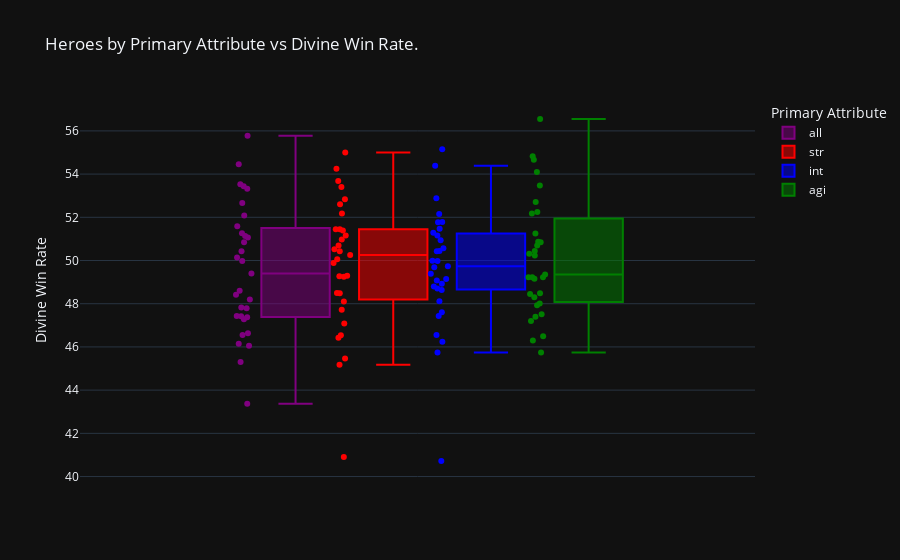

Notebook code cell kept with this figure:
### Code cell
def att_vs_winrate(df, target_col, target_col2):

    color_map = {'str': 'red', 'int': 'blue', 'agi': 'green', 'all': 'purple'}
    df['Color'] = df[target_col2].map(color_map)

    fig = px.box(df, y=target_col, points='all', title=f'Heroes by {target_col2} vs {target_col}.',
                 hover_data=['Name', target_col],
                 color='Primary Attribute', color_discrete_map=color_map)
    
    fig.update_layout(template='plotly_dark', yaxis_title=target_col)

    fig.update_traces(hovertemplate='Name: %{customdata[0]} <br>Divine Win Rate: %{y}')

    fig.show()

att_vs_winrate (df, 'Divine Win Rate', 'Primary Attribute')

### Figure 1 — Plotly figure (JSON) as saved in the notebook; plotly's stock layout.template omitted (floating-point values rounded to 4 significant figures)
{"data": [{"alignmentgroup": "True", "boxpoints": "all", "customdata": [["Abaddon"], ["Bane"], ["Batrider"], ["Beastmaster"], ["Brewmaster"], ["Broodmother"], ["Chen"], ["Clockwerk"], ["Dark Seer"], ["Dark Willow"], ["Dazzle"], ["Enigma"], ["Io"], ["Lone Druid"], ["Lycan"], ["Magnus"], ["Marci"], ["Mirana"], ["Nyx Assassin"], ["Pangolier"], ["Phoenix"], ["Sand King"], ["Snapfire"], ["Techies"], ["Timbersaw"], ["Vengeful Spirit"], ["Venomancer"], ["Visage"], ["Void Spirit"], ["Windranger"], ["Winter Wyvern"]], "hovertemplate": "Name: %{customdata[0]} <br>Divine Win Rate: %{y}", "legendgroup": "all", "marker": {"color": "purple"}, "name": "all", "notched": false, "offsetgroup": "all", "orientation": "v", "showlegend": true, "type": "box", "x0": " ", "xaxis": "x", "y": [49.98, 51.59, 43.37, 45.3, 53.44, 48.2, 54.45, 48.6, 53.53, 50.84, 46.15, 51.26, 53.32, 50.14, 48.42, 46.06, 47.28, 49.4, 51.13, 47.79, 47.37, 52.08, 47.83, 50.43, 47.42, 46.55, 52.66, 55.77, 46.63, 51.07, 47.43], "y0": " ", "yaxis": "y"}, {"alignmentgroup": "True", "boxpoints": "all", "customdata": [["Alchemist"], ["Axe"], ["Bristleback"], ["Centaur Warrunner"], ["Chaos Knight"], ["Dawnbreaker"], ["Doom"], ["Dragon Knight"], ["Earth Spirit"], ["Earthshaker"], ["Elder Titan"], ["Huskar"], ["Kunkka"], ["Legion Commander"], ["Lifestealer"], ["Mars"], ["Night Stalker"], ["Ogre Magi"], ["Omniknight"], ["Primal Beast"], ["Pudge"], ["Slardar"], ["Spirit Breaker"], ["Sven"], ["Tidehunter"], ["Tiny"], ["Treant Protector"], ["Tusk"], ["Underlord"], ["Undying"], ["Wraith King"]], "hovertemplate": "Name: %{customdata[0]} <br>Divine Win Rate: %{y}", "legendgroup": "str", "marker": {"color": "red"}, "name": "str", "notched": false, "offsetgroup": "str", "orientation": "v", "showlegend": true, "type": "box", "x0": " ", "xaxis": "x", "y": [47.72, 51.45, 45.47, 48.48, 51.16, 50.7, 40.9, 45.18, 49.3, 53.4, 54.25, 52.6, 50.97, 55, 49.27, 47.09, 52.18, 49.89, 52.84, 50.26, 49.25, 50.52, 50.43, 51.45, 48.1, 46.54, 51.39, 46.43, 50.06, 53.68, 48.5], "y0": " ", "yaxis": "y"}, {"alignmentgroup": "True", "boxpoints": "all", "customdata": [["Ancient Apparition"], ["Crystal Maiden"], ["Death Prophet"], ["Disruptor"], ["Enchantress"], ["Grimstroke"], ["Invoker"], ["Jakiro"], ["Keeper of the Light"], ["Leshrac"], ["Lich"], ["Lina"], ["Lion"], ["Muerta"], ["Nature's Prophet"], ["Necrophos"], ["Oracle"], ["Outworld Destroyer"], ["Puck"], ["Pugna"], ["Queen of Pain"], ["Rubick"], ["Shadow Demon"], ["Shadow Shaman"], ["Silencer"], ["Skywrath Mage"], ["Storm Spirit"], ["Tinker"], ["Warlock"], ["Witch Doctor"], ["Zeus"]], "hovertemplate": "Name: %{customdata[0]} <br>Divine Win Rate: %{y}", "legendgroup": "int", "marker": {"color": "blue"}, "name": "int", "notched": false, "offsetgroup": "int", "orientation": "v", "showlegend": true, "type": "box", "x0": " ", "xaxis": "x", "y": [51.78, 48.93, 50.44, 48.64, 45.74, 49.39, 51.47, 51.28, 47.61, 49.08, 50.94, 46.55, 48.11, 49.98, 40.72, 51.16, 55.15, 50.57, 48.8, 51.77, 49.99, 46.24, 48.71, 49.73, 50.43, 52.88, 49.14, 54.39, 52.15, 47.43, 49.69], "y0": " ", "yaxis": "y"}, {"alignmentgroup": "True", "boxpoints": "all", "customdata": [["Anti-Mage"], ["Arc Warden"], ["Bloodseeker"], ["Bounty Hunter"], ["Clinkz"], ["Drow Ranger"], ["Ember Spirit"], ["Faceless Void"], ["Gyrocopter"], ["Hoodwink"], ["Juggernaut"], ["Luna"], ["Medusa"], ["Meepo"], ["Monkey King"], ["Morphling"], ["Naga Siren"], ["Phantom Assassin"], ["Phantom Lancer"], ["Razor"], ["Riki"], ["Shadow Fiend"], ["Slark"], ["Sniper"], ["Spectre"], ["Templar Assassin"], ["Terrorblade"], ["Troll Warlord"], ["Ursa"], ["Viper"], ["Weaver"]], "hovertemplate": "Name: %{customdata[0]} <br>Divine Win Rate: %{y}", "legendgroup": "agi", "marker": {"color": "green"}, "name": "agi", "notched": false, "offsetgroup": "agi", "orientation": "v", "showlegend": true, "type": "box", "x0": " ", "xaxis": "x", "y": [48.01, 52.18, 50.44, 50.87, 52.71, 50.7, 50.23, 50.31, 49.22, 46.3, 49.35, 48.3, 54.1, 56.55, 47.4, 45.74, 54.83, 46.49, 50.84, 49.22, 54.66, 47.51, 51.25, 49.23, 52.25, 49.15, 48.45, 47.2, 47.93, 48.49, 53.47], "y0": " ", "yaxis": "y"}], "layout": {"boxmode": "group", "legend": {"title": {"text": "Primary Attribute"}, "tracegroupgap": 0}, "title": {"text": "Heroes by Primary Attribute vs Divine Win Rate."}, "xaxis": {"anchor": "y", "domain": [0, 1]}, "yaxis": {"anchor": "x", "domain": [0, 1], "title": {"text": "Divine Win Rate"}}}}
